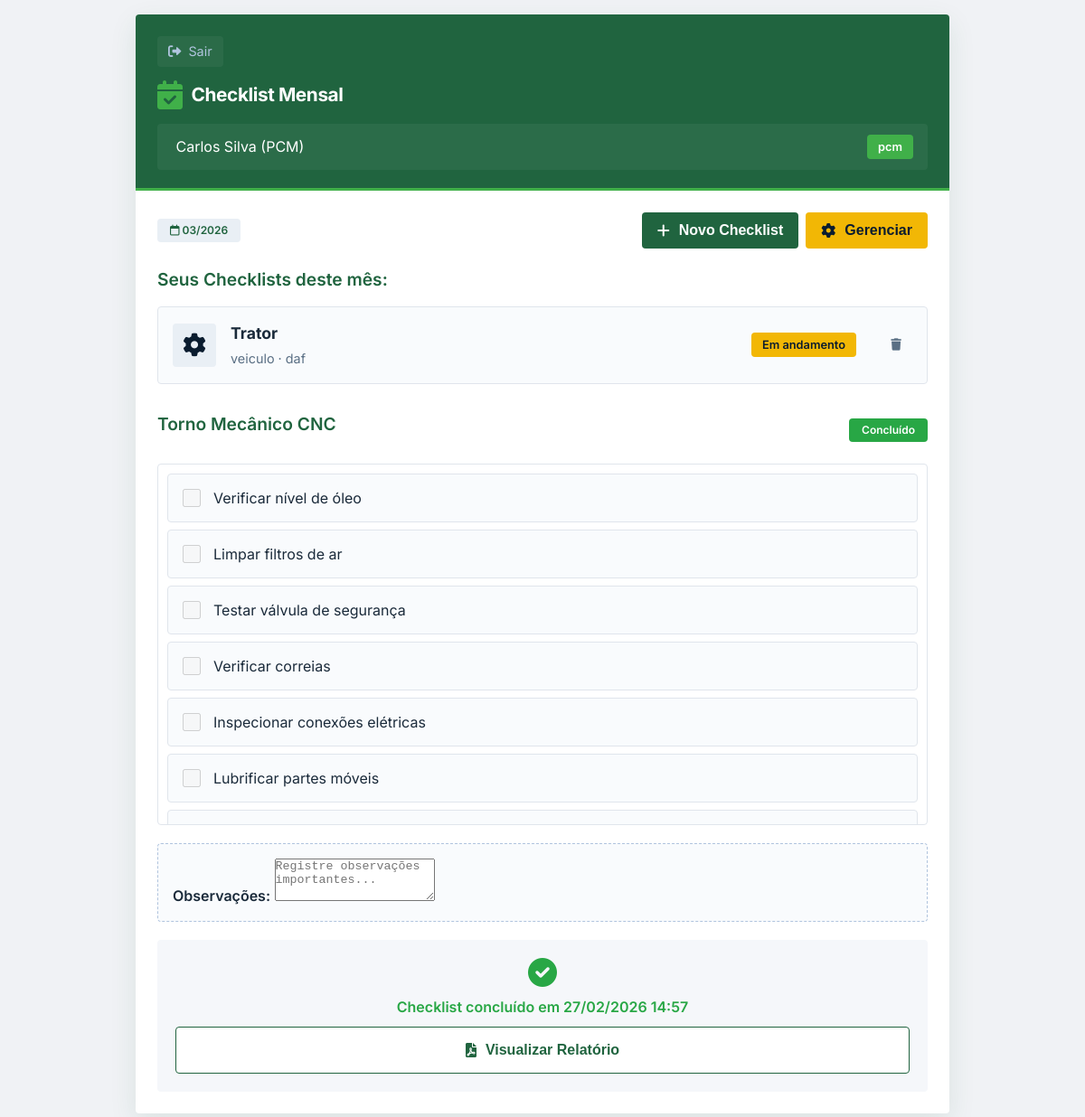
The page /modulo/checklist?checklist_id=2 (signed in) on the database its author committed.
### app.py (models this page shows, shortened)
class Usuario(db.Model):
    __tablename__ = 'usuarios'
    id = db.Column(db.Integer, primary_key=True)
    nome = db.Column(db.String(100), nullable=False)
    login = db.Column(db.String(50), unique=True, nullable=False)
    senha = db.Column(db.String(100), nullable=False)
    perfil = db.Column(db.String(20), nullable=False)  # 'manutentor', 'pcm', 'operador'
    modulo_acesso = db.Column(db.String(50))  # 'leitura', 'checklist', 'corretivas', 'todos'

class Checklist(db.Model):
    __tablename__ = 'checklists'
    id = db.Column(db.Integer, primary_key=True)
    equipamento_id = db.Column(db.Integer, db.ForeignKey('equipamentos.id'))
    mes_ano = db.Column(db.String(7))  # MM/YYYY
    operador_id = db.Column(db.Integer, db.ForeignKey('usuarios.id'))
    status = db.Column(db.String(20), default='pendente')  # 'pendente', 'concluido'
    observacoes = db.Column(db.Text)
    data_execucao = db.Column(db.DateTime)
    equipamento = db.relationship('Equipamento')
    operador = db.relationship('Usuario')

class Equipamento(db.Model):
    __tablename__ = 'equipamentos'
    id = db.Column(db.Integer, primary_key=True)
    nome = db.Column(db.String(100), nullable=False)
    modelo = db.Column(db.String(50))
    fabricante = db.Column(db.String(100))
    tipo = db.Column(db.String(50))
    manual_pdf = db.Column(db.String(200))
    data_cadastro = db.Column(db.DateTime, default=datetime.utcnow)

class ItemChecklist(db.Model):
    __tablename__ = 'itens_checklist'
    id = db.Column(db.Integer, primary_key=True)
    checklist_id = db.Column(db.Integer, db.ForeignKey('checklists.id'))
    descricao = db.Column(db.String(200), nullable=False)
    concluido = db.Column(db.Boolean, default=False)
    checklist = db.relationship('Checklist', backref='itens')

### app.py (the view)
@app.route('/modulo/checklist')
@login_required
@modulo_required('checklist')
def modulo_checklist():
    usuario = Usuario.query.get(session['usuario_id'])
    data_atual = datetime.now()
    mes_ano = data_atual.strftime('%m/%Y')
    novo = request.args.get('new', type=int)
    checklists = Checklist.query.filter_by(
        operador_id=usuario.id,
        mes_ano=mes_ano
    ).all()
    checklist_id = request.args.get('checklist_id', type=int)
    if novo or not checklists:
        checklist = None
    elif checklist_id:
        checklist = Checklist.query.get(checklist_id)
    else:
        checklist = checklists[0] if checklists else None
    equipamentos = Equipamento.query.all()
    return render_template('modulo_checklist.html',
                         usuario=usuario,
                         checklist=checklist,
                         checklists=checklists,  # Passa a lista completa
                         equipamentos=equipamentos,
                         mes_ano=mes_ano)

### app.py (called while the page is built)
def login_required(f):
    @wraps(f)
    def decorated_function(*args, **kwargs):
        if 'usuario_id' not in session:
            return redirect(url_for('index'))
        return f(*args, **kwargs)
    return decorated_function

def modulo_required(modulo):
    def decorator(f):
        @wraps(f)
        def decorated_function(*args, **kwargs):
            if 'usuario_id' not in session:
                return redirect(url_for('index'))
            usuario = Usuario.query.get(session['usuario_id'])
            if usuario.modulo_acesso != 'todos' and usuario.modulo_acesso != modulo:
                return redirect(url_for('index'))
            return f(*args, **kwargs)
        return decorated_function
    return decorator

### templates/modulo_checklist.html (shortened to what this page needs)
<!DOCTYPE html>
<html lang="pt-BR">
<head>
    <link rel="stylesheet" href="https://cdnjs.cloudflare.com/ajax/libs/font-awesome/6.0.0-beta3/css/all.min.css">
    <link rel="stylesheet" href="{{ url_for('static', filename='css/modulo_checklist.css') }}">
</head>
<body>
<div class="app-container">
    <div class="screen">
        <div class="header-aguia">
            <div class="back-button" onclick="window.location.href='/'">
                <i class="fas fa-sign-out-alt"></i> Sair
            </div>
            <div class="header-logo" style="font-size:1.3rem;">
                <i class="fas fa-calendar-check"></i> Checklist Mensal
            </div>
            <div class="user-info">
                <span> {{ usuario.nome }} ({{ usuario.perfil|upper }})</span>
                <span class="badge">{{ usuario.perfil }}</span>
            </div>
        </div>
        <div class="content-padded">
            <div style="display:flex; justify-content: space-between; align-items: center; margin-bottom: 20px;">
                <span class="status-tag"><i class="far fa-calendar"></i> {{ mes_ano }}</span>
                <div style="display: flex; gap: 8px;">
                    <button class="btn" style="width: auto; padding: 10px 16px;" onclick="window.location.href='/modulo/checklist?new=1'">
                        <i class="fas fa-plus"></i> Novo Checklist
                    </button>
                    {% if usuario.perfil == 'pcm' %}
                    <button class="btn" style="width: auto; padding: 10px 16px; background: #f2b705; color: #0a1c2f;" onclick="abrirModalGerenciarEquipamentos()">
                        <i class="fas fa-cog"></i> Gerenciar
                    </button>
                    {% endif %}
                </div>
            </div>
            {% if checklists and checklists|length > 0 and not request.args.get('new') %}
                <h3>Seus Checklists deste mês:</h3>
                <div style="margin-bottom: 20px;">
                    {% for chk in checklists %}
                    <div class="equipamento-card" style="cursor: pointer; position: relative;">
                        <div onclick="window.location.href='/modulo/checklist?checklist_id={{ chk.id }}'" style="display: flex; align-items: center; gap: 16px; flex: 1;">
                            <div class="equipamento-icon">
                                {% if 'daf' in chk.equipamento.nome|lower %}
                                <i class="fas fa-truck"></i>
                                {% else %}
                                <i class="fas fa-cog"></i>
                                {% endif %}
                            </div>
                            <div class="equipamento-info">
                                <h4>{{ chk.equipamento.nome }}</h4>
                                <p>{{ chk.equipamento.modelo }} · {{ chk.equipamento.fabricante }}</p>
                            </div>
                            <div class="status-badge {% if chk.status == 'pendente' %}status-pendente{% else %}status-concluido{% endif %}">
                                {% if chk.status == 'pendente' %}Em andamento{% else %}Concluído{% endif %}
                            </div>
                        </div>
                        {% if usuario.perfil == 'pcm' %}
                        <div class="equipamento-actions" style="margin-left: 10px;">
                            <button class="action-btn delete" onclick="event.stopPropagation(); confirmarExcluirChecklist({{ chk.id }}, '{{ chk.equipamento.nome }}')" title="Excluir checklist">
                                <i class="fas fa-trash"></i>
                            </button>
                        </div>
                        {% endif %}
                    </div>
                    {% endfor %}
                </div>
            {% endif %}
            {% if checklist %}
                <div style="margin-top: 30px;">
                    <div style="display:flex; justify-content: space-between; align-items: center; margin-bottom: 15px;">
                        <h3>{{ checklist.equipamento.nome }}</h3>
                        {% if checklist.status == 'pendente' %}
                        <span class="status-tag dourado">Em andamento</span>
                        {% else %}
                        <span class="status-tag" style="background:#28a745; color:white;">Concluído</span>
                        {% endif %}
                    </div>
                    <div style="max-height: 400px; overflow-y: auto; border: 1px solid #e0e5ec; border-radius: 4px; padding: 10px;">
                        {% for item in checklist.itens %}
                        <div class="checklist-item">
                            <input type="checkbox"
                                   {% if checklist.status == 'concluido' %}disabled{% endif %}
                                   onchange="atualizarItem({{ checklist.id }}, {{ item.id }}, this.checked)">
                            <span style="{% if item.concluido %}text-decoration: line-through; color:#6c757d;{% endif %}">
                                {{ item.descricao }}
                            </span>
                        </div>
                        {% endfor %}
                    </div>
                    <div class="obs-box">
                        <label style="font-weight:600;">Observações:</label>
                        <textarea rows="3" id="observacoes" placeholder="Registre observações importantes..."
                                  {% if checklist.status == 'concluido' %}readonly{% endif %}>{{ checklist.observacoes or '' }}</textarea>
                    </div>
                    {% if checklist.status == 'pendente' %}
                    <button class="btn btn-dourado" onclick="finalizarChecklist({{ checklist.id }})">
                        <i class="fas fa-envelope"></i> Concluir & Enviar Relatório
                    </button>
                    {% else %}
                    <div style="text-align: center; padding: 20px; background: #f5f7fa; border-radius: 4px; margin-top: 20px;">
                        <i class="fas fa-check-circle" style="color: #28a745; font-size: 2rem; margin-bottom: 10px;"></i>
                        <p style="color: #28a745; font-weight: 600;">
                            Checklist concluído em {{ checklist.data_execucao.strftime('%d/%m/%Y %H:%M') if checklist.data_execucao else '' }}
                        </p>
                        <button class="btn btn-outline" style="margin-top:10px;" onclick="visualizarRelatorio({{ checklist.id }})">
                            <i class="fas fa-file-pdf"></i> Visualizar Relatório
                        </button>
                    </div>
                    {% endif %}
                </div>
            {% endif %}
        </div>
    </div>
</div>
</body>
</html>

### static/css/modulo_checklist.css (style rules this page uses)
* { margin: 0; padding: 0; box-sizing: border-box; }
body { font-family: 'Inter', sans-serif; background: #f0f2f5; color: #1a2a3a; line-height: 1.5; min-height: 100vh; padding: 16px; }
.app-container { max-width: 900px; width: 100%; margin: 0 auto; }
.screen { background: white; border-radius: 4px; box-shadow: 0 10px 30px rgba(32, 100, 63, 0.1); overflow: hidden; }
.header-aguia { background: #20643f; color: white; padding: 24px 24px 20px 24px; border-bottom: 3px solid #40b049; }
.header-logo { display: flex; align-items: center; gap: 10px; font-weight: 700; font-size: 1.5rem; letter-spacing: -0.02em; margin-bottom: 4px; }
.header-logo i { font-size: 2rem; color: #40b049; }
.back-button { display: inline-flex; align-items: center; gap: 8px; color: #b0c4de; font-size: 0.9rem; margin-bottom: 15px; cursor: pointer; padding: 6px 12px; background: rgba(255,255,255,0.05); border-radius: 4px; width: fit-content; transition: 0.2s; }
.user-info { background: rgba(255,255,255,0.05); padding: 12px 16px; border-radius: 4px; margin-top: 16px; display: flex; align-items: center; justify-content: space-between; }
.badge { background: #40b049; color: white; padding: 4px 12px; border-radius: 4px; font-weight: 600; font-size: 0.8rem; }
.content-padded { padding: 24px; }
h3 { font-size: 1.2rem; font-weight: 600; color: #20643f; margin-bottom: 15px; }
.status-tag { background: #e9eff5; border-radius: 4px; padding: 4px 14px; font-weight: 600; font-size: 0.75rem; display: inline-block; color: #20643f; }
.checklist-item { background: #f9fbfd; border: 1px solid #e0e5ec; border-radius: 4px; padding: 14px 16px; margin-bottom: 8px; display: flex; align-items: center; gap: 14px; }
.checklist-item input[type="checkbox"] { width: 20px; height: 20px; accent-color: #40b049; }
.obs-box { background: #f9fbfd; border-radius: 4px; padding: 16px; border: 1px dashed #b0c4de; margin: 20px 0; }
.btn { background: #20643f; border: none; color: white; padding: 16px 24px; border-radius: 4px; font-weight: 600; font-size: 1rem; width: 100%; text-align: center; display: inline-flex; align-items: center; justify-content: center; gap: 10px; cursor: pointer; transition: 0.15s; border: 1px solid transparent; }
.btn-outline { background: white; color: #20643f; border: 1px solid #20643f; }

### templates/modulo_checklist.html (style rules this page uses)
.equipamento-card { background: #f9fbfd; border: 1px solid #e0e5ec; border-radius: 4px; padding: 16px; margin-bottom: 12px; display: flex; align-items: center; gap: 16px; transition: all 0.2s; position: relative; }
.equipamento-icon { width: 48px; height: 48px; background: #e9eff5; border-radius: 4px; display: flex; align-items: center; justify-content: center; color: #0a1c2f; font-size: 1.6rem; }
.equipamento-info { flex: 1; }
.equipamento-info h4 { font-size: 1.1rem; margin-bottom: 4px; }
.equipamento-info p { color: #5a6f84; font-size: 0.9rem; }
.equipamento-actions { display: flex; gap: 8px; margin-left: auto; }
.action-btn { background: none; border: none; width: 36px; height: 36px; border-radius: 4px; display: flex; align-items: center; justify-content: center; cursor: pointer; transition: all 0.2s; color: #5a6f84; }
.status-badge { padding: 4px 12px; border-radius: 4px; font-size: 0.8rem; font-weight: 600; }
.status-pendente { background: #f2b705; color: #0a1c2f; }

### rows shown on the page
Usuario: nome "Carlos Silva", perfil "PCM", perfil "pcm"
Checklist: equipamento.nome "Trator", equipamento.modelo "veiculo", equipamento.fabricante "daf", status "Em andamento"
Equipamento: equipamento.nome "Torno Mecânico CNC"
ItemChecklist: descricao "Verificar nível de óleo"
ItemChecklist: descricao "Limpar filtros de ar"
ItemChecklist: descricao "Testar válvula de segurança"
ItemChecklist: descricao "Verificar correias"
ItemChecklist: descricao "Inspecionar conexões elétricas"
ItemChecklist: descricao "Lubrificar partes móveis"
Checklist: data_execucao "27/02/2026 14:57"
